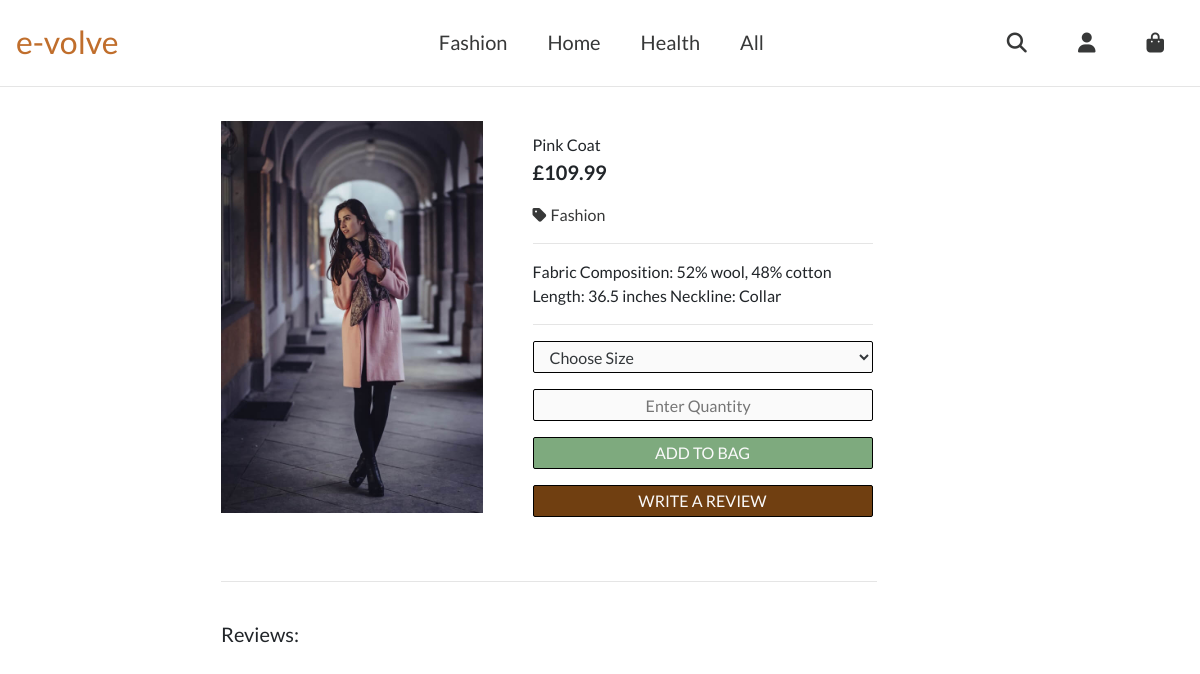
/products/1, run on the app's committed database.
### products/models.py (models this page shows, shortened)
class Product(models.Model):
    category = models.ForeignKey('Category', null=True, blank=True,
                                 on_delete=models.SET_NULL)
    sku = models.CharField(max_length=254, null=True, blank=True)
    name = models.CharField(max_length=254)
    description = models.TextField()
    has_sizes = models.BooleanField(default=False, null=True, blank=True)
    price = models.DecimalField(max_digits=6, decimal_places=2)
    image_url = models.URLField(max_length=1024, null=True, blank=True)
    image = models.ImageField(null=True, blank=True)

class Category(models.Model):
    class Meta:
        verbose_name_plural = 'Categories'
    name = models.CharField(max_length=254)
    friendly_name = models.CharField(max_length=254, null=True, blank=True)

### products/views.py (the view)
# urls.py: path('<product_id>', views.product_detail, name="product_detail"),
def product_detail(request, product_id):
    product = get_object_or_404(Product, pk=product_id)
    context = {
        'product': product
    }
    return render(request, 'products/product_detail.html', context)

### products/templates/products/product_detail.html (shortened to what this page needs)
{% extends "base.html" %}
{% load static %}
{% block page_header %}
    <hr class="product-details-hr">
{% endblock %}
{% block content %}
        <div class="container-fluid mt-5 pt-3">
            <div class="pt-3 mt-3 d-md-block"></div>
            <div class="d-block">
                <div class="row">
                    <div class="col-10 d-block col-md-6 col-lg-4 col-xl-3 offset-1 offset-md-0 offset-lg-2">
                        {% if product.image %}
                            <a href="{{ product.image.url}}" target="_blank">
                                <img class="card-img-top img-fluid pt-2 pl-3" src="{{ product.image.url}}" alt="{{ product.name }}">
                            </a>
                        {% else %}
                            <a href="">
                                <img class="card-img-top img-fluid" src="{{ MEDIA_URL }}ali-pazani-Wr9YY-tZVwc-unsplash.jpg" alt="{{ product.name }}">
                            </a>
                        {% endif %}
                    </div>
                    <div class="col-1 d-none col-md-5 col-lg-4 d-md-block">
                        <div class="card-body pb-0">
                            <p class="mb-0">{{ product.name }}</p>
                            <p class="lead mb-0 text-left font-weight-bold">£{{ product.price }}</p>
                            <a class="products-page-links" href="{% url 'products' %}?category={{product.category.name}}&sort=price&sort_direction=desc">
                                <p class="mt-3 pl-0"><i class="fas fa-tag pr-1"></i>{{ product.category.friendly_name }}</p>
                            </a>
                            <hr class="my-3">
                            <p>{{ product.description }}</p>
                            <hr class="my-3">
                            <form class="form" action="{% url 'add_to_shopping_bag' product.id %}" method="POST">
                                    {% with product.has_sizes as size %}
                                        {% if size %}
                                            <select class="form-control size-selector-btn dropdown-toggle w-100 text-left" name="size" data-item_id="{{ product.id }}" id="id_size_{{ product.id }}" placeholder="Choose Size">
                                                        <option value="" disabled selected hidden>Choose Size</option>
                                            </select>
                                        {% endif %}
                                    {% endwith %}
                                    <input class="size-selector-btn input-group w-100 text-center mt-3 bb-2 bl-3" type="number" name="quantity" min="1" max="99" data-item_id="{{ product.id }}" id="id_qty_{{ product.id }}" placeholder="  Enter Quantity" required>
                                <div class="row">
                                    <div class="col pt-3 text-center">
                                        <input class="add-to-bag-btn" type="submit" value="ADD TO BAG">
                                    </div>
                                </div>
                                <div class="row">
                                    <div class="col py-3 text-center">
                                        <button class="write-review-btn">WRITE A REVIEW</button>
                                    </div>
                                </div>
                            </form>
                        </div>
                    </div>
                </div>
            </div>
            <div class="row">
                <div class="col d-none d-sm-block col-md-11 col-lg-8 col-xl-7 offset-1 offset-md-0 offset-lg-2">
                    <hr class="mt-5 mb-4 ml-3 mr-3 pt-3">
                    <p class="ml-3 h5">Reviews:</p>
                </div>
            </div>
        </div>
{% endblock %}

### templates/base.html (shortened to what this page needs)
{% load static %}
<!doctype html>
<html lang="en">
  <head>
    {% block corecss %}
        <link rel="stylesheet" href="https://stackpath.bootstrapcdn.com/bootstrap/4.4.1/css/bootstrap.min.css">
        <link rel="stylesheet" href="{% static 'css/base.css' %}"/>
    {% endblock %}
  </head>
  <body>
    <header class="container-fluid fixed-top">
      <nav class="navbar navbar-expand-lg navbar-light bg-light">
        <a class="navbar-brand ml-auto site-logo d-none d-lg-inline-block" href="{% url 'home' %}">e-volve</a>
          <ul class="mobile-user-icons">
        </ul>
        <div class="d-none d-lg-inline-block nav-central-links">
          <ul class="">
            <li class="dropdown-category nav-item">
              <a href="{% url 'products' %}?category=fashion">
                <i id="home-products-link" data-toggle="" aria-haspopup="true" aria-expanded="false" class="d-lg-inline-block central-nav-link">Fashion</i>
              </a>
            </li>
            <li class="dropdown-category nav-item">
              <a href="{% url 'products' %}?category=home">
                <i id="home-products-link" data-toggle="" aria-haspopup="true" aria-expanded="false" class="d-lg-inline-block central-nav-link">Home</i>
              </a>
            </li>
            <li class="dropdown-category nav-item">
              <a href="{% url 'products' %}?category=health">
                <i id="home-products-link" data-toggle="" aria-haspopup="true" aria-expanded="false" class="d-lg-inline-block central-nav-link">Health</i>
              </a>
            </li>
            <li class="dropdown-category nav-item">
              <a href="{% url 'products' %}">
                <i id="all-products-link" href="" data-toggle="" aria-haspopup="true" aria-expanded="false" class="d-lg-inline-block central-nav-link">All</i>
              </a>
            </li>
          </ul>
        </div>
        <div>
          <ul class="user-section-large">
            <li class="list-inline-item d-none d-lg-inline-flex">
              <a href="#" id="desktop-search" class="central-nav-link" data-toggle="dropdown" aria-haspopup="true" aria-expanded="false">
                <i class="fas fa-search d-none d-lg-inline-flex"></i>
              </a>
            </li>
            <li id="desktop-user-link" class="list-inline-item dropdown">
              <a href="#" id="user-options-desktop" data-toggle="dropdown" aria-haspopup="true" aria-expanded="false">
                <div>
                  <i class="fas fa-user d-none d-lg-inline-flex central-nav-link"></i>
                </div>
              </a>
            </li>
            <li class="list-inline-item d-none d-lg-inline-block shopping-bag-large-screen">
              <a href="{% url 'shopping_bag' %}">
                <i class="fas fa-shopping-bag d-lg-inline-flex text-center central-nav-link"></i>
                <div class="text-center">
                  {% if total_including_delivery %}
                    <p class="bag-total">£{{ total_including_delivery|floatformat:2 }}</p>
                  {% else %}
                    <p class="zero-value">£0.00</p>
                  {% endif %}
                </div>
              </a>
            </li>
          </ul>
        </div>
      </nav>
    </header>
    {% block page_header %}
    {% endblock %}
    {% block content %}
    {% endblock %}
  </body>
</html>

### static/css/base.css (style rules this page uses)
* { padding: 0; border: 0; margin: 0; border-color: #33373a; }
html { height: 100%; }
body, html { height: 100%; }
body { font-family: Lato; }
.container-fluid { padding: 0; }
.bg-light { background-color:white!important; }
.nav-central-links { display:inline-block; width: 50%; position:relative; left: 1rem; }
.central-nav-link { display:inline-block; text-decoration: none; color:rgb(55, 56, 56); transition: 0.4s; cursor: pointer; font-style: normal; font-size: 20px; padding-left: 20px; padding-right: 20px; }
.nav-central-links ul { list-style-type: none; }
.nav-central-links ul li { float: left; }
.user-section-large { list-style-type: none; }
.mobile-user-icons { position: relative; bottom: 8px; left: 30px; margin-top: 0px; margin-bottom: 0px; }
.fa-shopping-bag { color:rgb(55, 56, 56); }
nav div .shopping-bag-large-screen { text-decoration: none; position:relative; top: 24px; padding-bottom: 3px; padding-left: 0px; padding-right: 0px; }
.user-section-large { margin: 0; }
.zero-value { color: #ffffff; }
.site-logo { color:#c06e2c !important; font-size: 2rem; }
.product-details-hr { position: relative; display: block; top: 70px; }
.size-selector-btn { width:100%; height: 2rem; border-bottom: 3rem; background: #fafafa; color: #33373a; border: 1px solid black; border-radius: 2px; }
.add-to-bag-btn { width:100%; height: 2rem; background: rgb(126, 170, 126); color: #fafafa; border: 1px solid black; border-radius: 2px; }
.write-review-btn { width:100%; height: 2rem; background: #703f11; color: #fafafa; border: 1px solid black; border-radius: 2px; }
.products-page-links { text-decoration: none; color:rgb(55, 56, 56); cursor: pointer; }

### data on the page
Product: image (picture), name "Pink Coat", price "109.99", category.friendly_name "Fashion", description "Fabric Composition: 52% wool, 48% cotton Length: 36.5 inches Neckline: Collar"
